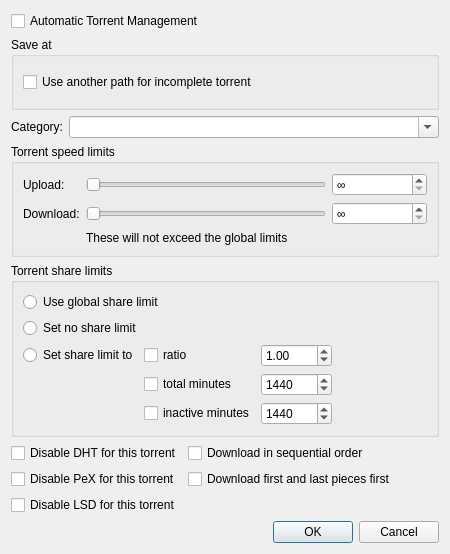
<?xml version="1.0" encoding="UTF-8"?>
<ui version="4.0">
    <class>TorrentOptionsDialog</class>
    <widget class="QDialog" name="TorrentOptionsDialog">
        <property name="geometry">
            <rect>
                <x>0</x>
                <y>0</y>
                <width>450</width>
                <height>540</height>
            </rect>
        </property>
        <property name="windowTitle">
            <string>Torrent Options</string>
        </property>
        <layout class="QVBoxLayout" name="verticalLayout_3">
            <item>
                <widget class="QCheckBox" name="checkAutoTMM">
                    <property name="toolTip">
                        <string>Automatic mode means that various torrent properties (e.g. save path) will be decided by the associated category</string>
                    </property>
                    <property name="text">
                        <string>Automatic Torrent Management</string>
                    </property>
                </widget>
            </item>
            <item>
                <widget class="QGroupBox" name="groupBoxSavePath">
                    <property name="title">
                        <string>Save at</string>
                    </property>
                    <layout class="QVBoxLayout" name="verticalLayout_2">
                        <item>
                            <widget class="FileSystemPathComboEdit" name="savePath" native="true"/>
                        </item>
                        <item>
                            <widget class="QCheckBox" name="checkUseDownloadPath">
                                <property name="text">
                                    <string>Use another path for incomplete torrent</string>
                                </property>
                            </widget>
                        </item>
                        <item>
                            <widget class="FileSystemPathComboEdit" name="downloadPath" native="true">
                                <property name="enabled">
                                    <bool>false</bool>
                                </property>
                            </widget>
                        </item>
                    </layout>
                </widget>
            </item>
            <item>
                <layout class="QGridLayout" name="gridLayout_4">
                    <item row="0" column="1">
                        <widget class="QComboBox" name="comboCategory">
                            <property name="sizePolicy">
                                <sizepolicy hsizetype="Expanding" vsizetype="Fixed">
                                    <horstretch>0</horstretch>
                                    <verstretch>0</verstretch>
                                </sizepolicy>
                            </property>
                            <property name="editable">
                                <bool>true</bool>
                            </property>
                            <property name="maxVisibleItems">
                                <number>2147483647</number>
                            </property>
                            <property name="insertPolicy">
                                <enum>QComboBox::InsertAtTop</enum>
                            </property>
                        </widget>
                    </item>
                    <item row="0" column="0">
                        <widget class="QLabel" name="labelCategory">
                            <property name="text">
                                <string>Category:</string>
                            </property>
                        </widget>
                    </item>
                </layout>
            </item>
            <item>
                <widget class="QGroupBox" name="groupBox">
                    <property name="title">
                        <string>Torrent speed limits</string>
                    </property>
                    <layout class="QGridLayout" name="gridLayout_2">
                        <item row="1" column="0">
                            <widget class="QLabel" name="label_2">
                                <property name="text">
                                    <string>Download:</string>
                                </property>
                            </widget>
                        </item>
                        <item row="1" column="2">
                            <widget class="QSpinBox" name="spinDownloadLimit">
                                <property name="specialValueText">
                                    <string>∞</string>
                                </property>
                                <property name="suffix">
                                    <string>KiB/s</string>
                                </property>
                                <property name="maximum">
                                    <number>2000000</number>
                                </property>
                            </widget>
                        </item>
                        <item row="0" column="2">
                            <widget class="QSpinBox" name="spinUploadLimit">
                                <property name="specialValueText">
                                    <string>∞</string>
                                </property>
                                <property name="suffix">
                                    <string>KiB/s</string>
                                </property>
                                <property name="maximum">
                                    <number>2000000</number>
                                </property>
                            </widget>
                        </item>
                        <item row="2" column="1" colspan="2">
                            <widget class="QLabel" name="labelWarning">
                                <property name="text">
                                    <string>These will not exceed the global limits</string>
                                </property>
                            </widget>
                        </item>
                        <item row="0" column="0">
                            <widget class="QLabel" name="label">
                                <property name="text">
                                    <string>Upload:</string>
                                </property>
                            </widget>
                        </item>
                        <item row="0" column="1">
                            <widget class="QSlider" name="sliderUploadLimit">
                                <property name="orientation">
                                    <enum>Qt::Horizontal</enum>
                                </property>
                            </widget>
                        </item>
                        <item row="1" column="1">
                            <widget class="QSlider" name="sliderDownloadLimit">
                                <property name="orientation">
                                    <enum>Qt::Horizontal</enum>
                                </property>
                            </widget>
                        </item>
                    </layout>
                </widget>
            </item>
            <item>
                <widget class="QGroupBox" name="groupBox_2">
                    <property name="title">
                        <string>Torrent share limits</string>
                    </property>
                    <layout class="QVBoxLayout" name="verticalLayout">
                        <item>
                            <widget class="QRadioButton" name="radioUseGlobalShareLimits">
                                <property name="text">
                                    <string>Use global share limit</string>
                                </property>
                                <attribute name="buttonGroup">
                                    <string notr="true">buttonGroup</string>
                                </attribute>
                            </widget>
                        </item>
                        <item>
                            <widget class="QRadioButton" name="radioNoLimit">
                                <property name="text">
                                    <string>Set no share limit</string>
                                </property>
                                <attribute name="buttonGroup">
                                    <string notr="true">buttonGroup</string>
                                </attribute>
                            </widget>
                        </item>
                        <item>
                            <layout class="QGridLayout" name="gridLayout">
                                <item row="0" column="0">
                                    <widget class="QRadioButton" name="radioTorrentLimit">
                                        <property name="text">
                                            <string>Set share limit to</string>
                                        </property>
                                        <attribute name="buttonGroup">
                                            <string notr="true">buttonGroup</string>
                                        </attribute>
                                    </widget>
                                </item>
                                <item row="0" column="1">
                                    <widget class="QCheckBox" name="checkMaxRatio">
                                        <property name="text">
                                            <string>ratio</string>
                                        </property>
                                    </widget>
                                </item>
                                <item row="0" column="2">
                                    <widget class="QDoubleSpinBox" name="spinRatioLimit">
                                        <property name="maximum">
                                            <double>9999.000000000000000</double>
                                        </property>
                                        <property name="singleStep">
                                            <double>0.050000000000000</double>
                                        </property>
                                        <property name="value">
                                            <double>1.000000000000000</double>
                                        </property>
                                    </widget>
                                </item>
                                <item row="1" column="1">
                                    <widget class="QCheckBox" name="checkMaxTime">
                                        <property name="text">
                                            <string>total minutes</string>
                                        </property>
                                    </widget>
                                </item>
                                <item row="1" column="2">
                                    <widget class="QSpinBox" name="spinTimeLimit">
                                        <property name="maximum">
                                            <number>525600</number>
                                        </property>
                                        <property name="value">
                                            <number>1440</number>
                                        </property>
                                    </widget>
                                </item>
                                <item row="1" column="3">
                                    <spacer name="horizontalSpacer">
                                        <property name="orientation">
                                            <enum>Qt::Horizontal</enum>
                                        </property>
                                        <property name="sizeHint" stdset="0">
                                            <size>
                                                <width>40</width>
                                                <height>20</height>
                                            </size>
                                        </property>
                                    </spacer>
                                </item>
                                <item row="2" column="1">
                                    <widget class="QCheckBox" name="checkMaxInactiveTime">
                                        <property name="text">
                                            <string>inactive minutes</string>
                                        </property>
                                    </widget>
                                </item>
                                <item row="2" column="2">
                                    <widget class="QSpinBox" name="spinInactiveTimeLimit">
                                        <property name="maximum">
                                            <number>525600</number>
                                        </property>
                                        <property name="value">
                                            <number>1440</number>
                                        </property>
                                    </widget>
                                </item>
                            </layout>
                        </item>
                    </layout>
                </widget>
            </item>
            <item>
                <layout class="QGridLayout" name="gridLayout_3">
                    <item row="0" column="0">
                        <widget class="QCheckBox" name="checkDisableDHT">
                            <property name="text">
                                <string>Disable DHT for this torrent</string>
                            </property>
                        </widget>
                    </item>
                    <item row="0" column="1">
                        <widget class="QCheckBox" name="checkSequential">
                            <property name="text">
                                <string>Download in sequential order</string>
                            </property>
                        </widget>
                    </item>
                    <item row="0" column="2">
                        <spacer name="horizontalSpacer_2">
                            <property name="orientation">
                                <enum>Qt::Horizontal</enum>
                            </property>
                            <property name="sizeHint" stdset="0">
                                <size>
                                    <width>40</width>
                                    <height>20</height>
                                </size>
                            </property>
                        </spacer>
                    </item>
                    <item row="1" column="0">
                        <widget class="QCheckBox" name="checkDisablePEX">
                            <property name="text">
                                <string>Disable PeX for this torrent</string>
                            </property>
                        </widget>
                    </item>
                    <item row="1" column="1">
                        <widget class="QCheckBox" name="checkFirstLastPieces">
                            <property name="text">
                                <string>Download first and last pieces first</string>
                            </property>
                        </widget>
                    </item>
                    <item row="2" column="0">
                        <widget class="QCheckBox" name="checkDisableLSD">
                            <property name="text">
                                <string>Disable LSD for this torrent</string>
                            </property>
                        </widget>
                    </item>
                </layout>
            </item>
            <item>
                <spacer name="verticalSpacer">
                    <property name="orientation">
                        <enum>Qt::Vertical</enum>
                    </property>
                    <property name="sizeHint" stdset="0">
                        <size>
                            <width>20</width>
                            <height>0</height>
                        </size>
                    </property>
                </spacer>
            </item>
            <item>
                <widget class="QDialogButtonBox" name="buttonBox">
                    <property name="standardButtons">
                        <set>QDialogButtonBox::Cancel|QDialogButtonBox::Ok</set>
                    </property>
                </widget>
            </item>
        </layout>
    </widget>
    <customwidgets>
        <customwidget>
            <class>FileSystemPathComboEdit</class>
            <extends>QWidget</extends>
            <header>gui/fspathedit.h</header>
            <container>1</container>
        </customwidget>
    </customwidgets>
    <resources/>
    <connections/>
    <buttongroups>
        <buttongroup name="buttonGroup"/>
    </buttongroups>
</ui>
